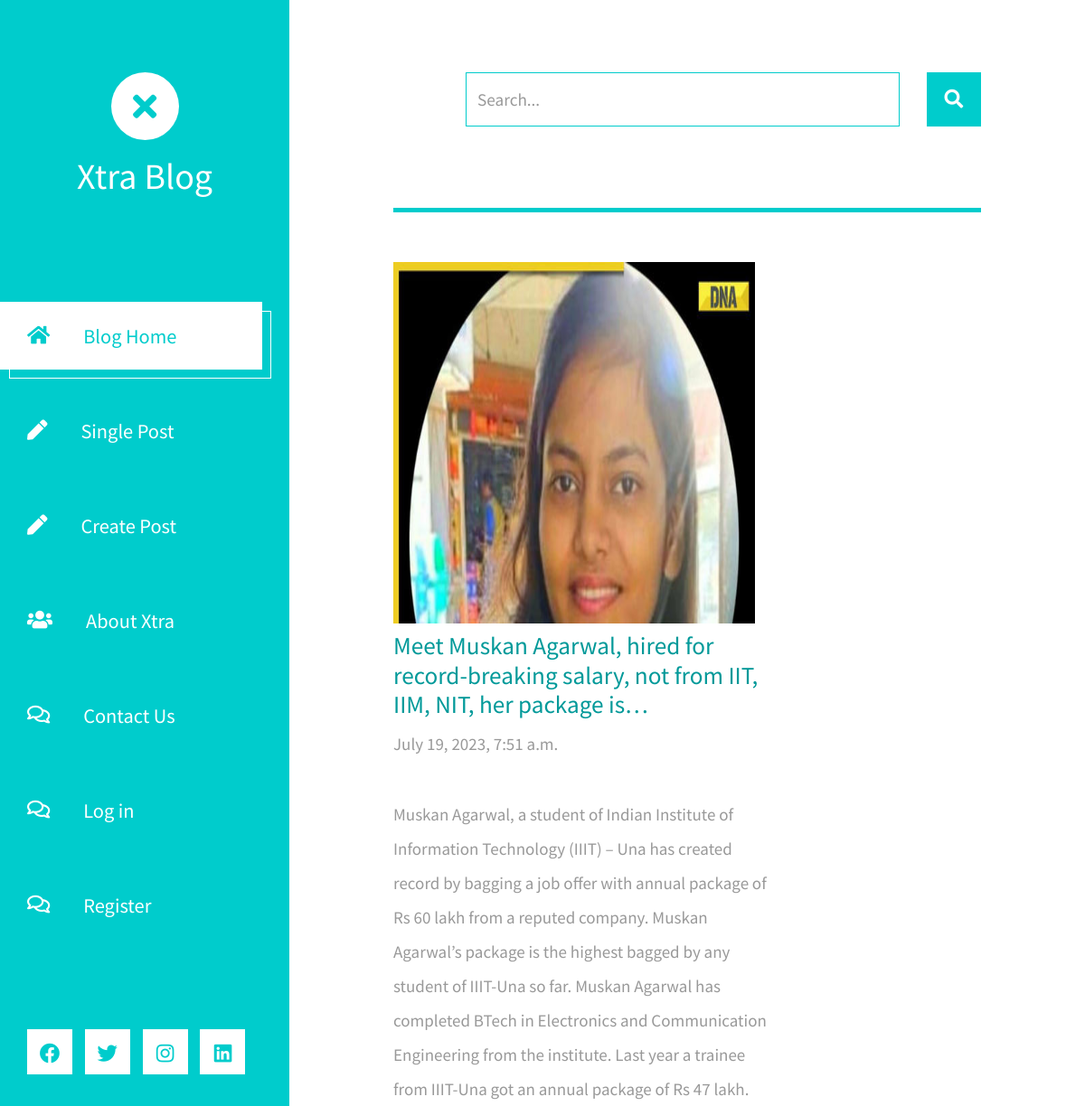
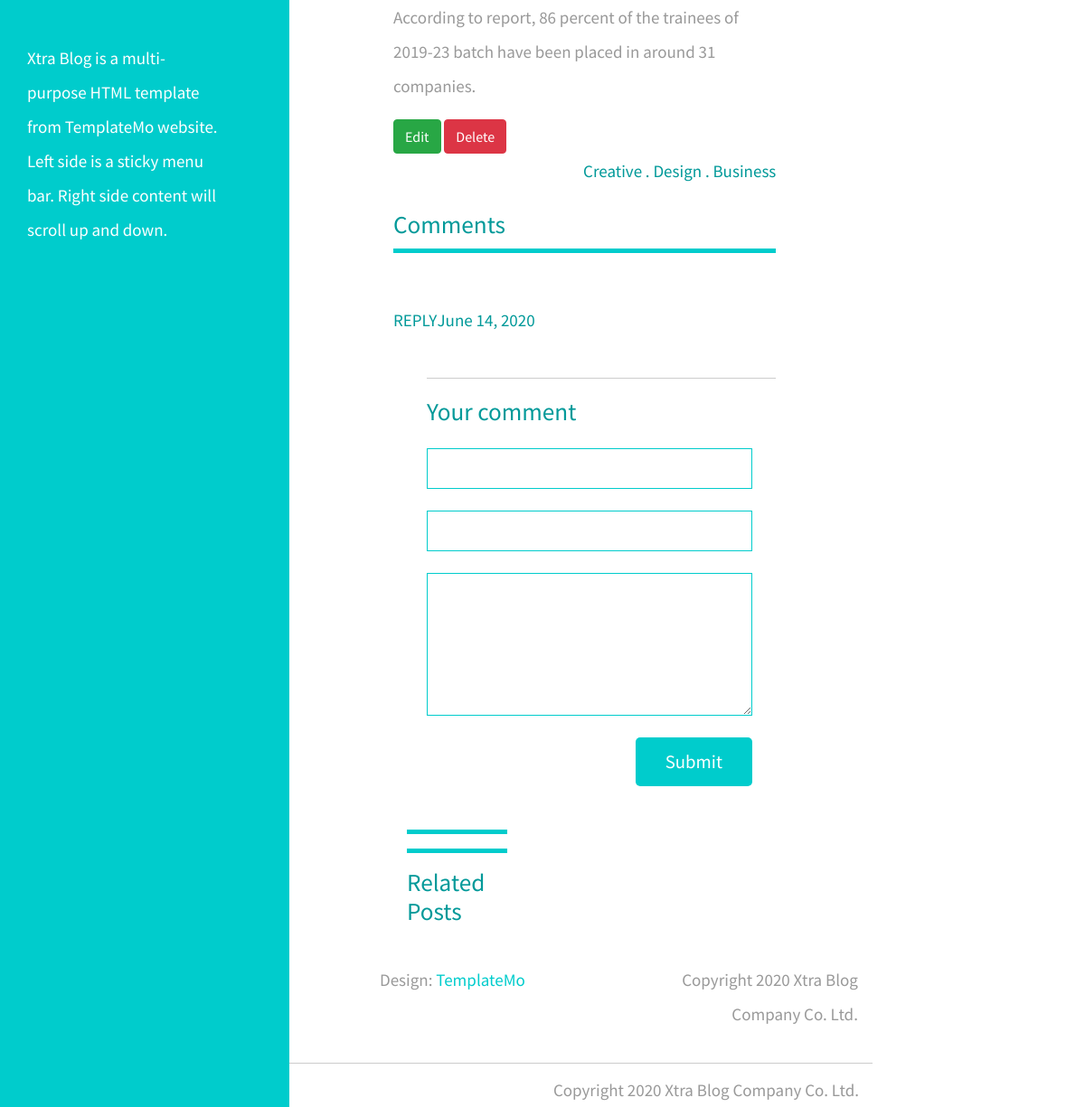
The app's page /post/1/ with its own data (2 pictures, top to bottom).
### blog/models.py (models this page shows)
class Post(models.Model):
    title = models.CharField(max_length=300)
    content = models.TextField()
    image = models.ImageField(upload_to='images/', blank=True)
    created_at = models.DateTimeField(auto_now_add=True)
    updated_at = models.DateTimeField(auto_now=True)

### blog/views.py (the view)
# urls.py: path('post/<int:id>/', views.post, name='post'),
def post(request,id):
    post=Post.objects.get(id=id)
    return render(request, 'post.html',{'post':post})

### blog/templates/post.html (shortened to what this page needs)
{% extends 'theme.html' %}
{% load static %}
{% block content %}
    <div class="container-fluid">
        <main class="tm-main">
            <div class="row tm-row">
                <div class="col-12">
                    <form method="GET" class="form-inline tm-mb-80 tm-search-form">
                        <input class="form-control tm-search-input" name="query" type="text" placeholder="Search..." aria-label="Search">
                        <button class="tm-search-button" type="submit">
                            <i class="fas fa-search tm-search-icon" aria-hidden="true"></i>
                        </button>
                    </form>
                </div>
            </div>
            <div class="row tm-row">
                <div class="col-12">
                    <hr class="tm-hr-primary tm-mb-55">
                    <img src="{{post.image.url}}" alt="" style="width: 400px; height: 400px;">
                </div>
            </div>
            <div class="row tm-row">
                <div class="col-lg-8 tm-post-col">
                    <div class="tm-post-full">
                        <div class="mb-4">
                            <h2 class="pt-2 tm-color-primary tm-post-title">{{post.title}}</h2>
                            <p class="tm-mb-40">{{post.created_at}}</p>
                            <p>
                              {{post.content}}
                            </p>
                            <a href="{% url 'edit' post.id %}" class="btn btn-success">Edit</a>
                            <a href="{% url 'delete' post.id %}" class="btn btn-danger">Delete</a>
                            <span class="d-block text-right tm-color-primary">Creative . Design . Business</span>
                        </div>
                        <div>
                            <h2 class="tm-color-primary tm-post-title">Comments</h2>
                            <hr class="tm-hr-primary tm-mb-45">
                            <div class="tm-comment tm-mb-45">
                                <figure class="tm-comment-figure">
                                <div>
                                    <div class="d-flex justify-content-between">
                                        <a href="#" class="tm-color-primary">REPLY</a>
                                        <span class="tm-color-primary">June 14, 2020</span>
                                    </div>
                                </div>
                            </div>
                            <div class="tm-comment-reply tm-mb-45">
                                <hr>
                                <div class="tm-comment">
                            </div>
                            <form action="" class="mb-5 tm-comment-form">
                                <h2 class="tm-color-primary tm-post-title mb-4">Your comment</h2>
                                <div class="mb-4">
                                    <input class="form-control" name="name" type="text">
                                </div>
                                <div class="mb-4">
                                    <input class="form-control" name="email" type="text">
                                </div>
                                <div class="mb-4">
                                    <textarea class="form-control" name="message" rows="6"></textarea>
                                </div>
                                <div class="text-right">
                                    <button class="tm-btn tm-btn-primary tm-btn-small">Submit</button>
                                </div>
                            </form>
                        </div>
                    </div>
                </div>
                <aside class="col-lg-4 tm-aside-col">
                    <div class="tm-post-sidebar">
                        <hr class="mb-3 tm-hr-primary">
                        <hr class="mb-3 tm-hr-primary">
                        <h2 class="tm-mb-40 tm-post-title tm-color-primary">Related Posts</h2>
                    </div>
                </aside>
            </div>
            <footer class="row tm-row">
                <div class="col-md-6 col-12 tm-color-gray">
                    Design: <a rel="nofollow" target="_parent" href="https://templatemo.com" class="tm-external-link">TemplateMo</a>
                </div>
                <div class="col-md-6 col-12 tm-color-gray tm-copyright">
                    Copyright 2020 Xtra Blog Company Co. Ltd.
                </div>
            </footer>
        </main>
    </div>
</body>
</html>
{% endblock content %}

### records on screen
Post: image (picture), title "Meet Muskan Agarwal, hired for record-breaking salary, not from IIT, IIM, NIT, her package is…", created_at "July 19, 2023, 7:51 a.m.", content "Muskan Agarwal, a student of Indian Institute of Information Technology (IIIT) – Una has created record by bagging a job offer with annual package of Rs 60 lakh from a reputed company. Muskan Agarwal’s package is the highest bagged by any student of IIIT-Una so far. Muskan Agarwal has completed BTech in Electronics and Communication Engineering from the institute. Last year a trainee from IIIT-Una got an annual package of Rs 47 lakh. According to report, 86 percent of the trainees of 2019-23 batch have been placed in around 31 companies."
